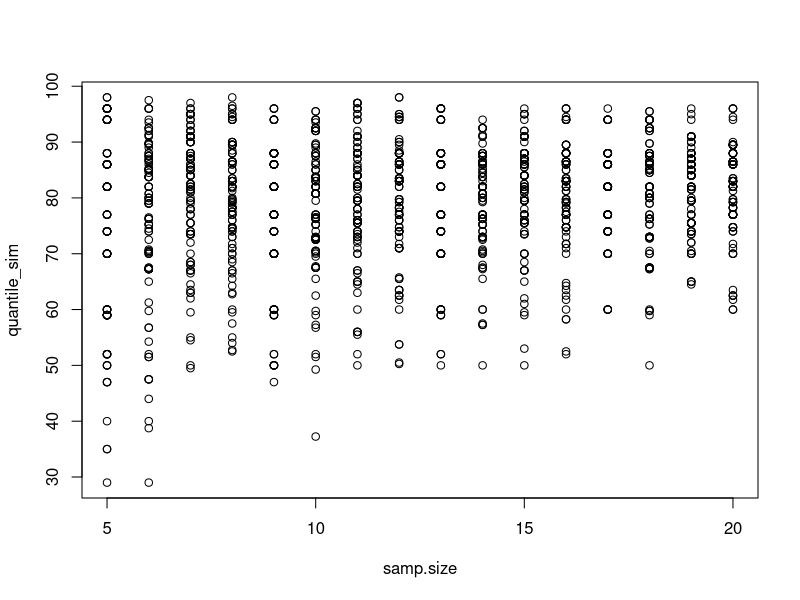

R code for this plot:
## ---- chunk 1
library(dplyr)
vole_vaso <- c(98,96,94,88,86,82,77,74,70,60,
           59,52,50,47,40,35,29,13,6,5) 
mean(vole_vaso)
median(vole_vaso)
sd(vole_vaso)
IQR(vole_vaso)
## ---- chunk 2
std.error <- sd(vole_vaso)/sqrt(length(vole_vaso))
std.error
## ---- chunk 3
set.seed(150)
quantile(vole_vaso, probs = 0.75) 
sample(vole_vaso, 10, replace = TRUE, prob = NULL) %>%
  summary()
## ---- chunk 4
set.seed(150)
df_vole <- data.frame(samp.size = rep(5:20, times=100))
df_vole$sim_sample <- 1:nrow(df_vole) 
head(df_vole)
## ---- chunk 5
df_vole <- df_vole %>%
  group_by(sim_sample) %>%
  mutate(quantile_sim = quantile(sample(vole_vaso, size = samp.size, replace = TRUE), probs = 0.75)) %>%
  ungroup()
## ---- chunk 6
plot(quantile_sim ~ samp.size, data = df_vole)
## ---- chunk 7
print(
df_vole_summary <- df_vole %>%
  group_by(samp.size) %>%
  summarize(sd_mean_sim = sd(quantile_sim)))
## ---- chunk 8
std.error <- (9.716814)/sqrt(10)
(1.96*std.error)
